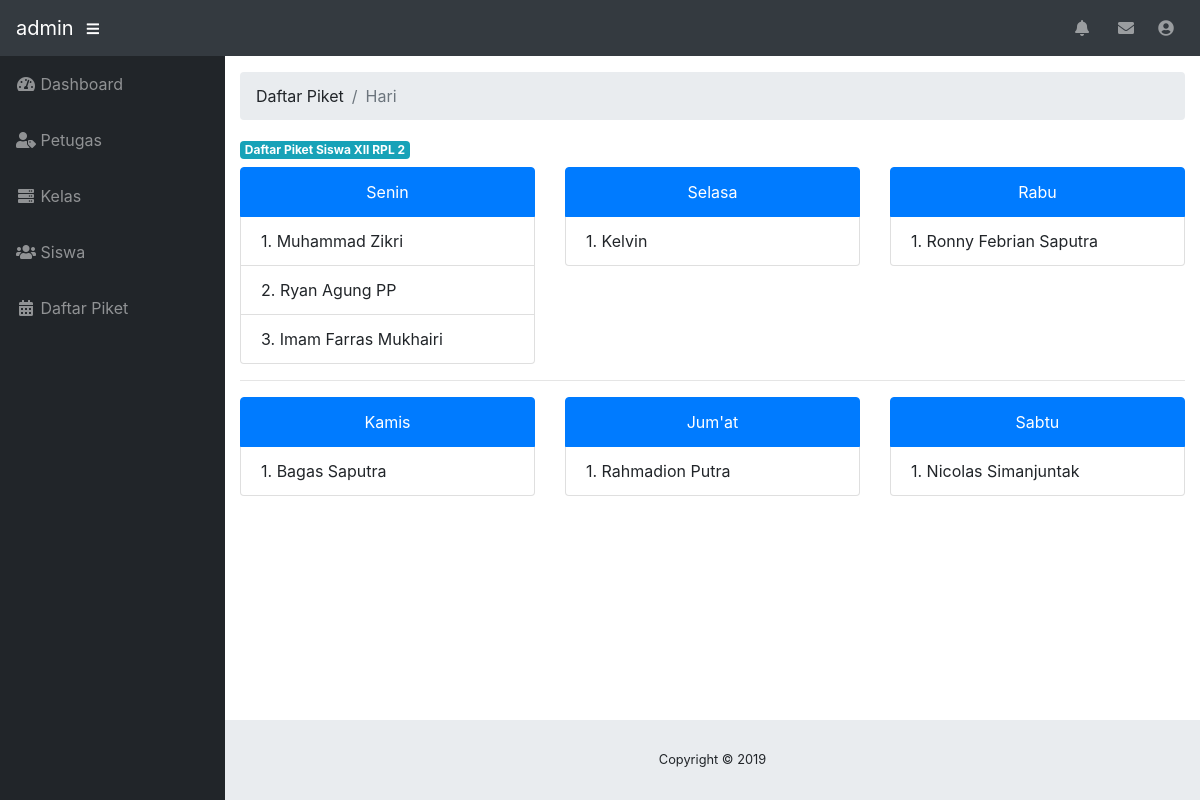
The page /admin/index.php?p=daftar_piket&nama_kelas=XII RPL 2 (signed in) on the database its author committed.
### tables this page shows
CREATE TABLE `siswa` (
  `id_siswa` varchar(6) NOT NULL,
  `nama_siswa` varchar(50) NOT NULL,
  `jenis_kelamin` enum('laki-laki','perempuan') NOT NULL,
  `nama_jurusan` varchar(50) NOT NULL,
  `id_kelas` int(11) NOT NULL,
  `nama_jadwal` varchar(50) NOT NULL
);

### admin/daftar_piket.php (the view, shortened to what this page needs)
<ol class="breadcrumb">
	<li class="breadcrumb-item">Daftar Piket</li>
	<li class="breadcrumb-item active">Hari</li>
</ol>
<?php
	$nama_kelas = $_GET['nama_kelas'];
 ?>
<label class="badge badge-info">Daftar Piket Siswa <?php echo $nama_kelas; ?></label>
<div class="row">
	<div class="col-md-4">
		<ul class="list-group">
		  <li class="list-group-item active" style="text-align: center;">Senin</li>
		  <?php
		  	$query = mysqli_query($koneksi, "SELECT * FROM siswa INNER JOIN kelas ON siswa.id_kelas=kelas.id_kelas WHERE nama_kelas='$nama_kelas' AND nama_jadwal='Monday' ");
		  	$cek = mysqli_num_rows($query);
		  	if ($cek > 0) {
		  		$no = 1;
		  		while ($data = mysqli_fetch_array($query)) {
		  			?>
		  			<li class="list-group-item"><?php echo $no++; ?>. <?php echo $data['nama_siswa'] ?></li>
		  			<?php
		  		}
		  	}else{
		  		?>
		  		<li class="list-group-item">Data siswa belum di tambahkan!</li>
		  		<?php
		  	}
		   ?>
		</ul>
	</div>
	<div class="col-md-4">
		<ul class="list-group">
		  <li class="list-group-item active" style="text-align: center;">Selasa</li>
		  <?php
		  	$query = mysqli_query($koneksi, "SELECT * FROM siswa INNER JOIN kelas ON siswa.id_kelas=kelas.id_kelas WHERE nama_kelas='$nama_kelas' AND nama_jadwal='Tuesday' ");
		  	$cek = mysqli_num_rows($query);
		  	if ($cek > 0) {
		  		$no = 1;
		  		while ($data = mysqli_fetch_array($query)) {
		  			?>
		  			<li class="list-group-item"><?php echo $no++; ?>. <?php echo $data['nama_siswa'] ?></li>
		  			<?php
		  		}
		  	}else{
		  		?>
		  		<li class="list-group-item">Data siswa belum di tambahkan!</li>
		  		<?php
		  	}
		   ?>
		</ul>
	</div>
	<div class="col-md-4">
		<ul class="list-group">
		  <li class="list-group-item active" style="text-align: center;">Rabu</li>
		  <?php
		  	$query = mysqli_query($koneksi, "SELECT * FROM siswa INNER JOIN kelas ON siswa.id_kelas=kelas.id_kelas WHERE nama_kelas='$nama_kelas' AND nama_jadwal='Wednesday' ");
		  	$cek = mysqli_num_rows($query);
		  	if ($cek > 0) {
		  		$no = 1;
		  		while ($data = mysqli_fetch_array($query)) {
		  			?>
		  			<li class="list-group-item"><?php echo $no++; ?>. <?php echo $data['nama_siswa'] ?></li>
		  			<?php
		  		}
		  	}else{
		  		?>
		  		<li class="list-group-item">Data siswa belum di tambahkan!</li>
		  		<?php
		  	}
		   ?>
		</ul>
	</div>
	<div class="col-md-12"><hr></div>
	<div class="col-md-4">
		<ul class="list-group">
		  <li class="list-group-item active" style="text-align: center;">Kamis</li>
		  <?php
		  	$query = mysqli_query($koneksi, "SELECT * FROM siswa INNER JOIN kelas ON siswa.id_kelas=kelas.id_kelas WHERE nama_kelas='$nama_kelas' AND nama_jadwal='Thursday' ");
		  	$cek = mysqli_num_rows($query);
		  	if ($cek > 0) {
		  		$no = 1;
		  		while ($data = mysqli_fetch_array($query)) {
		  			?>
		  			<li class="list-group-item"><?php echo $no++; ?>. <?php echo $data['nama_siswa'] ?></li>
		  			<?php
		  		}
		  	}else{
		  		?>
		  		<li class="list-group-item">Data siswa belum di tambahkan!</li>
		  		<?php
		  	}
		   ?>
		</ul>
	</div>
	<div class="col-md-4">
		<ul class="list-group">
		  <li class="list-group-item active" style="text-align: center;">Jum'at</li>
		  <?php
		  	$query = mysqli_query($koneksi, "SELECT * FROM siswa INNER JOIN kelas ON siswa.id_kelas=kelas.id_kelas WHERE nama_kelas='$nama_kelas' AND nama_jadwal='Friday' ");
		  	$cek = mysqli_num_rows($query);
		  	if ($cek > 0) {
		  		$no = 1;
		  		while ($data = mysqli_fetch_array($query)) {
		  			?>
		  			<li class="list-group-item"><?php echo $no++; ?>. <?php echo $data['nama_siswa'] ?></li>
		  			<?php
		  		}
		  	}else{
		  		?>
		  		<li class="list-group-item">Data siswa belum di tambahkan!</li>
		  		<?php
		  	}
		   ?>
		</ul>
	</div>
	<div class="col-md-4">
		<ul class="list-group">
		  <li class="list-group-item active" style="text-align: center;">Sabtu</li>
		  <?php
		  	$query = mysqli_query($koneksi, "SELECT * FROM siswa INNER JOIN kelas ON siswa.id_kelas=kelas.id_kelas WHERE nama_kelas='$nama_kelas' AND nama_jadwal='Saturday' ");
		  	$cek = mysqli_num_rows($query);
		  	if ($cek > 0) {
		  		$no = 1;
		  		while ($data = mysqli_fetch_array($query)) {
		  			?>
		  			<li class="list-group-item"><?php echo $no++; ?>. <?php echo $data['nama_siswa'] ?></li>
		  			<?php
		  		}
		  	}else{
		  		?>
		  		<li class="list-group-item">Data siswa belum di tambahkan!</li>
		  		<?php
		  	}
		   ?>
		</ul>
	</div>
</div>

### rows shown on the page
siswa: nama_siswa "Muhammad Zikri"
siswa: nama_siswa "Ryan Agung PP"
siswa: nama_siswa "Imam Farras Mukhairi"
siswa: nama_siswa "Kelvin"
siswa: nama_siswa "Ronny Febrian Saputra"
siswa: nama_siswa "Bagas Saputra"
siswa: nama_siswa "Rahmadion Putra"
siswa: nama_siswa "Nicolas Simanjuntak"

### other values the page prints
$_SESSION['data']['nama_petugas'] "admin"
$nama_kelas "XII RPL 2"
